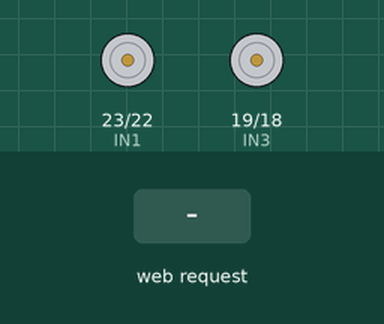
Bench run of a sketch on a simulated ESP32. Shown: motor-driver pin pairs drawn as motors (green arrow = first pin HIGH = forward, orange = second pin HIGH = backward, longer = more drive, scaled by the enable pin). Inputs (shaded band) come from the test bench. WiFi joins after 1.5 s; servers stay silent unless stated; what the sketch prints to the serial monitor is not drawn.

Above: at 2.7 s.
2.8 s: HTTP request GET /forward received
At 3.1 s:
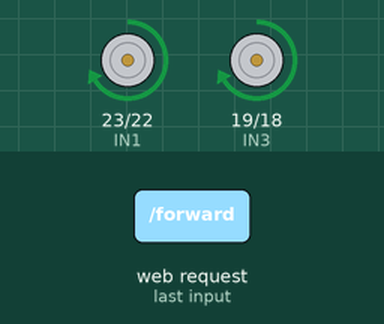
4.3 s: HTTP request GET /backward received
At 5.4 s:
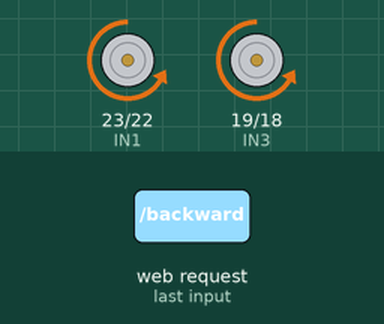
5.8 s: HTTP request GET /left received
At 6.6 s:
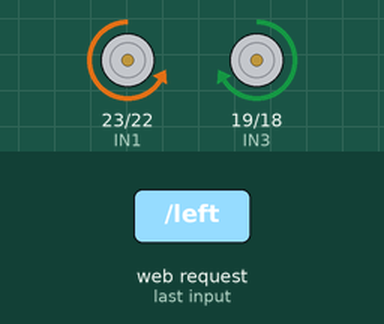
7.3 s: HTTP request GET /right received
At 7.7 s:
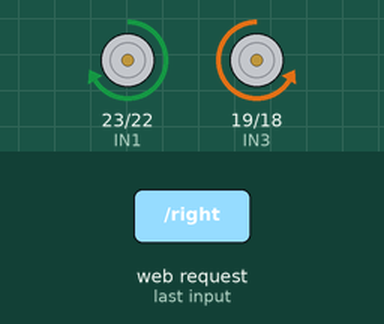
Timing chart, 0 to 9.8 s (numbered marks = the images above; inputs shaded):
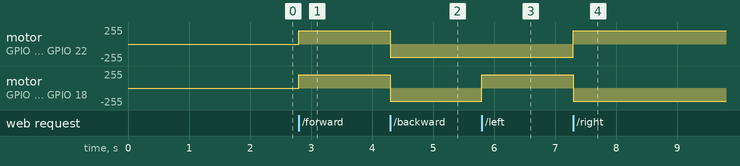

Measured:
- after the input at 2.8 s, motor on GPIO 23 (IN1) / GPIO 22 (IN2), motor on GPIO 19 (IN3) / GPIO 18 (IN4): stopped → forward 200/255 at once
- after the input at 4.3 s, motor on GPIO 23 (IN1) / GPIO 22 (IN2), motor on GPIO 19 (IN3) / GPIO 18 (IN4): forward 200/255 → backward 200/255 at once
- after the input at 5.8 s, motor on GPIO 19 (IN3) / GPIO 18 (IN4): backward 200/255 → forward 200/255 at once
- after the input at 7.3 s, motor on GPIO 23 (IN1) / GPIO 22 (IN2): backward 200/255 → forward 200/255 at once; motor on GPIO 19 (IN3) / GPIO 18 (IN4): forward 200/255 → backward 200/255 at once

The sketch:

trasporter.ino
```cpp
#include <WiFi.h>
#include <WebServer.h>

// Ganti dengan nama dan password WiFi mu
const char* ssid = "NAMA_WIFI";
const char* password = "PASSWORD_WIFI";

WebServer server(80);

// Pin motor driver
#define ENA 21  // PWM motor kiri
#define IN1 23
#define IN2 22
#define ENB 5   // PWM motor kanan
#define IN3 19
#define IN4 18

// Variabel kecepatan (0-255)
int speed = 200;

void setup() {
  Serial.begin(115200);

  // Set pin motor sebagai output
  pinMode(ENA, OUTPUT);
  pinMode(IN1, OUTPUT);
  pinMode(IN2, OUTPUT);
  pinMode(ENB, OUTPUT);
  pinMode(IN3, OUTPUT);
  pinMode(IN4, OUTPUT);

  // Matikan motor awal
  motorStop();

  // Koneksi WiFi
  WiFi.begin(ssid, password);
  Serial.print("Connecting to WiFi...");
  while (WiFi.status() != WL_CONNECTED) {
    delay(500);
    Serial.print(".");
  }
  Serial.println("\nConnected! IP: " + WiFi.localIP().toString());

  // Setup routes
  server.on("/", handleRoot);
  server.on("/forward", []() { motorForward(); server.send(200, "text/plain", "Maju"); });
  server.on("/backward", []() { motorBackward(); server.send(200, "text/plain", "Mundur"); });
  server.on("/left", []() { motorLeft(); server.send(200, "text/plain", "Kiri"); });
  server.on("/right", []() { motorRight(); server.send(200, "text/plain", "Kanan"); });
  server.on("/stop", []() { motorStop(); server.send(200, "text/plain", "Stop"); });

  server.begin();
}

void loop() {
  server.handleClient();
}

// Fungsi Kontrol Motor
void motorForward() {
  digitalWrite(IN1, HIGH);
  digitalWrite(IN2, LOW);
  digitalWrite(IN3, HIGH);
  digitalWrite(IN4, LOW);
  analogWrite(ENA, speed);
  analogWrite(ENB, speed);
}

void motorBackward() {
  digitalWrite(IN1, LOW);
  digitalWrite(IN2, HIGH);
  digitalWrite(IN3, LOW);
  digitalWrite(IN4, HIGH);
  analogWrite(ENA, speed);
  analogWrite(ENB, speed);
}

void motorLeft() {
  digitalWrite(IN1, LOW);
  digitalWrite(IN2, HIGH);
  digitalWrite(IN3, HIGH);
  digitalWrite(IN4, LOW);
  analogWrite(ENA, speed);
  analogWrite(ENB, speed);
}

void motorRight() {
  digitalWrite(IN1, HIGH);
  digitalWrite(IN2, LOW);
  digitalWrite(IN3, LOW);
  digitalWrite(IN4, HIGH);
  analogWrite(ENA, speed);
  analogWrite(ENB, speed);
}

void motorStop() {
  digitalWrite(IN1, LOW);
  digitalWrite(IN2, LOW);
  digitalWrite(IN3, LOW);
  digitalWrite(IN4, LOW);
  analogWrite(ENA, 0);
  analogWrite(ENB, 0);
}

// Halaman Web Kontrol
void handleRoot() {
  String html = "<html>"
                "<head><title>Kontrol Mobil</title>"
                "<style>"
                "body { font-family: Arial; text-align: center; margin: 50px; }"
                "button { padding: 20px 40px; font-size: 24px; margin: 10px; border-radius: 10px; cursor: pointer; }"
                ".atas { background-color: #4CAF50; }"
                ".bawah { background-color: #f44336; }"
                ".kiri { background-color: #2196F3; }"
                ".kanan { background-color: #FF9800; }"
                ".stop { background-color: #9E9E9E; }"
                "</style></head>"
                "<body>"
                "<h1>Kontrol Mobil WiFi</h1>"
                "<button class='atas' onmousedown='location.href=\"/forward\"' onmouseup='location.href=\"/stop\"'>MAJU</button><br>"
                "<button class='kiri' onmousedown='location.href=\"/left\"' onmouseup='location.href=\"/stop\"'>KIRI</button>"
                "<button class='stop' onclick='location.href=\"/stop\"'>STOP</button>"
                "<button class='kanan' onmousedown='location.href=\"/right\"' onmouseup='location.href=\"/stop\"'>KANAN</button><br>"
                "<button class='bawah' onmousedown='location.href=\"/backward\"' onmouseup='location.href=\"/stop\"'>MUNDUR</button>"
                "</body></html>";
  server.send(200, "text/html", html);
}
```
